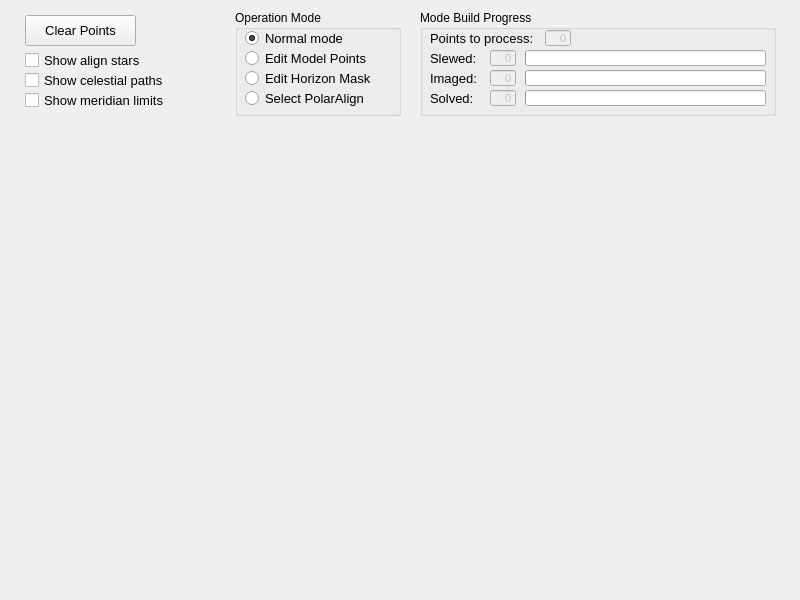
<?xml version="1.0" encoding="UTF-8"?>
<ui version="4.0">
 <class>HemisphereDialog</class>
 <widget class="QWidget" name="HemisphereDialog">
  <property name="geometry">
   <rect>
    <x>0</x>
    <y>0</y>
    <width>800</width>
    <height>600</height>
   </rect>
  </property>
  <property name="sizePolicy">
   <sizepolicy hsizetype="Expanding" vsizetype="Expanding">
    <horstretch>0</horstretch>
    <verstretch>0</verstretch>
   </sizepolicy>
  </property>
  <property name="minimumSize">
   <size>
    <width>800</width>
    <height>400</height>
   </size>
  </property>
  <property name="maximumSize">
   <size>
    <width>1600</width>
    <height>1600</height>
   </size>
  </property>
  <property name="font">
   <font>
    <family>Arial</family>
   </font>
  </property>
  <property name="windowTitle">
   <string>Hemisphere</string>
  </property>
  <widget class="QWidget" name="hemisphere" native="true">
   <property name="enabled">
    <bool>true</bool>
   </property>
   <property name="geometry">
    <rect>
     <x>5</x>
     <y>140</y>
     <width>791</width>
     <height>456</height>
    </rect>
   </property>
   <property name="sizePolicy">
    <sizepolicy hsizetype="Preferred" vsizetype="Preferred">
     <horstretch>0</horstretch>
     <verstretch>0</verstretch>
    </sizepolicy>
   </property>
   <property name="sizeIncrement">
    <size>
     <width>0</width>
     <height>10</height>
    </size>
   </property>
   <property name="autoFillBackground">
    <bool>true</bool>
   </property>
   <property name="styleSheet">
    <string notr="true"/>
   </property>
  </widget>
  <widget class="QPushButton" name="btn_deletePoints">
   <property name="geometry">
    <rect>
     <x>25</x>
     <y>15</y>
     <width>111</width>
     <height>31</height>
    </rect>
   </property>
   <property name="font">
    <font>
     <pointsize>10</pointsize>
    </font>
   </property>
   <property name="toolTip">
    <string>&lt;html&gt;&lt;head/&gt;&lt;body&gt;&lt;p&gt;Delete all points on coordinate window including Base / Model&lt;/p&gt;&lt;/body&gt;&lt;/html&gt;</string>
   </property>
   <property name="text">
    <string>Clear Points</string>
   </property>
  </widget>
  <widget class="QGroupBox" name="groupBox_2">
   <property name="geometry">
    <rect>
     <x>235</x>
     <y>10</y>
     <width>166</width>
     <height>106</height>
    </rect>
   </property>
   <property name="title">
    <string>Operation Mode</string>
   </property>
   <widget class="QRadioButton" name="checkEditNone">
    <property name="geometry">
     <rect>
      <x>10</x>
      <y>20</y>
      <width>111</width>
      <height>16</height>
     </rect>
    </property>
    <property name="font">
     <font>
      <pointsize>10</pointsize>
     </font>
    </property>
    <property name="text">
     <string>Normal mode</string>
    </property>
    <property name="checked">
     <bool>true</bool>
    </property>
   </widget>
   <widget class="QRadioButton" name="checkEditModelPoints">
    <property name="geometry">
     <rect>
      <x>10</x>
      <y>40</y>
      <width>146</width>
      <height>16</height>
     </rect>
    </property>
    <property name="font">
     <font>
      <pointsize>10</pointsize>
     </font>
    </property>
    <property name="text">
     <string>Edit Model Points</string>
    </property>
   </widget>
   <widget class="QRadioButton" name="checkEditHorizonMask">
    <property name="geometry">
     <rect>
      <x>10</x>
      <y>60</y>
      <width>141</width>
      <height>16</height>
     </rect>
    </property>
    <property name="font">
     <font>
      <pointsize>10</pointsize>
     </font>
    </property>
    <property name="text">
     <string>Edit Horizon Mask</string>
    </property>
   </widget>
   <widget class="QRadioButton" name="checkPolarAlignment">
    <property name="enabled">
     <bool>true</bool>
    </property>
    <property name="geometry">
     <rect>
      <x>10</x>
      <y>80</y>
      <width>136</width>
      <height>16</height>
     </rect>
    </property>
    <property name="font">
     <font>
      <pointsize>10</pointsize>
     </font>
    </property>
    <property name="text">
     <string>Select PolarAlign</string>
    </property>
   </widget>
  </widget>
  <widget class="QCheckBox" name="checkShowAlignmentStars">
   <property name="geometry">
    <rect>
     <x>25</x>
     <y>50</y>
     <width>131</width>
     <height>21</height>
    </rect>
   </property>
   <property name="font">
    <font>
     <pointsize>10</pointsize>
    </font>
   </property>
   <property name="text">
    <string>Show align stars</string>
   </property>
  </widget>
  <widget class="QGroupBox" name="groupBox">
   <property name="geometry">
    <rect>
     <x>420</x>
     <y>10</y>
     <width>356</width>
     <height>106</height>
    </rect>
   </property>
   <property name="title">
    <string>Mode Build Progress</string>
   </property>
   <widget class="QLabel" name="label_100">
    <property name="geometry">
     <rect>
      <x>10</x>
      <y>40</y>
      <width>66</width>
      <height>16</height>
     </rect>
    </property>
    <property name="font">
     <font>
      <family>Arial</family>
      <pointsize>10</pointsize>
      <weight>50</weight>
      <bold>false</bold>
     </font>
    </property>
    <property name="text">
     <string>Slewed:</string>
    </property>
   </widget>
   <widget class="QLineEdit" name="le_numberPointsImaged">
    <property name="enabled">
     <bool>false</bool>
    </property>
    <property name="geometry">
     <rect>
      <x>70</x>
      <y>60</y>
      <width>26</width>
      <height>16</height>
     </rect>
    </property>
    <property name="font">
     <font>
      <family>Arial</family>
      <pointsize>8</pointsize>
      <weight>50</weight>
      <bold>false</bold>
     </font>
    </property>
    <property name="mouseTracking">
     <bool>false</bool>
    </property>
    <property name="focusPolicy">
     <enum>Qt::NoFocus</enum>
    </property>
    <property name="acceptDrops">
     <bool>false</bool>
    </property>
    <property name="toolTip">
     <string>&lt;html&gt;&lt;head/&gt;&lt;body&gt;&lt;p&gt;&lt;span style=&quot; font-size:10pt;&quot;&gt;Progress in modeling.&lt;/span&gt;&lt;/p&gt;&lt;/body&gt;&lt;/html&gt;</string>
    </property>
    <property name="layoutDirection">
     <enum>Qt::RightToLeft</enum>
    </property>
    <property name="text">
     <string>0</string>
    </property>
    <property name="alignment">
     <set>Qt::AlignRight|Qt::AlignTrailing|Qt::AlignVCenter</set>
    </property>
    <property name="readOnly">
     <bool>true</bool>
    </property>
   </widget>
   <widget class="QLabel" name="label_77">
    <property name="geometry">
     <rect>
      <x>10</x>
      <y>60</y>
      <width>66</width>
      <height>16</height>
     </rect>
    </property>
    <property name="font">
     <font>
      <family>Arial</family>
      <pointsize>10</pointsize>
      <weight>50</weight>
      <bold>false</bold>
     </font>
    </property>
    <property name="text">
     <string>Imaged:</string>
    </property>
   </widget>
   <widget class="QProgressBar" name="bar_numberPointsImaged">
    <property name="geometry">
     <rect>
      <x>105</x>
      <y>60</y>
      <width>241</width>
      <height>16</height>
     </rect>
    </property>
    <property name="maximum">
     <number>1000</number>
    </property>
    <property name="value">
     <number>1</number>
    </property>
    <property name="textVisible">
     <bool>false</bool>
    </property>
   </widget>
   <widget class="QProgressBar" name="bar_numberPointsSlewed">
    <property name="geometry">
     <rect>
      <x>105</x>
      <y>40</y>
      <width>241</width>
      <height>16</height>
     </rect>
    </property>
    <property name="minimum">
     <number>0</number>
    </property>
    <property name="maximum">
     <number>1000</number>
    </property>
    <property name="value">
     <number>0</number>
    </property>
    <property name="textVisible">
     <bool>false</bool>
    </property>
    <property name="orientation">
     <enum>Qt::Horizontal</enum>
    </property>
    <property name="invertedAppearance">
     <bool>false</bool>
    </property>
    <property name="textDirection">
     <enum>QProgressBar::BottomToTop</enum>
    </property>
    <property name="format">
     <string>%p%</string>
    </property>
   </widget>
   <widget class="QLineEdit" name="le_numberPointsSlewed">
    <property name="enabled">
     <bool>false</bool>
    </property>
    <property name="geometry">
     <rect>
      <x>70</x>
      <y>40</y>
      <width>26</width>
      <height>16</height>
     </rect>
    </property>
    <property name="font">
     <font>
      <family>Arial</family>
      <pointsize>8</pointsize>
      <weight>50</weight>
      <bold>false</bold>
     </font>
    </property>
    <property name="mouseTracking">
     <bool>false</bool>
    </property>
    <property name="focusPolicy">
     <enum>Qt::NoFocus</enum>
    </property>
    <property name="acceptDrops">
     <bool>false</bool>
    </property>
    <property name="toolTip">
     <string>&lt;html&gt;&lt;head/&gt;&lt;body&gt;&lt;p&gt;&lt;span style=&quot; font-size:10pt;&quot;&gt;Progress in modeling.&lt;/span&gt;&lt;/p&gt;&lt;/body&gt;&lt;/html&gt;</string>
    </property>
    <property name="layoutDirection">
     <enum>Qt::RightToLeft</enum>
    </property>
    <property name="text">
     <string>0</string>
    </property>
    <property name="alignment">
     <set>Qt::AlignRight|Qt::AlignTrailing|Qt::AlignVCenter</set>
    </property>
    <property name="readOnly">
     <bool>true</bool>
    </property>
   </widget>
   <widget class="QLineEdit" name="le_numberPointsSolved">
    <property name="enabled">
     <bool>false</bool>
    </property>
    <property name="geometry">
     <rect>
      <x>70</x>
      <y>80</y>
      <width>26</width>
      <height>16</height>
     </rect>
    </property>
    <property name="font">
     <font>
      <family>Arial</family>
      <pointsize>8</pointsize>
      <weight>50</weight>
      <bold>false</bold>
     </font>
    </property>
    <property name="mouseTracking">
     <bool>false</bool>
    </property>
    <property name="focusPolicy">
     <enum>Qt::NoFocus</enum>
    </property>
    <property name="acceptDrops">
     <bool>false</bool>
    </property>
    <property name="toolTip">
     <string>&lt;html&gt;&lt;head/&gt;&lt;body&gt;&lt;p&gt;&lt;span style=&quot; font-size:10pt;&quot;&gt;Progress in modeling.&lt;/span&gt;&lt;/p&gt;&lt;/body&gt;&lt;/html&gt;</string>
    </property>
    <property name="layoutDirection">
     <enum>Qt::RightToLeft</enum>
    </property>
    <property name="text">
     <string>0</string>
    </property>
    <property name="alignment">
     <set>Qt::AlignRight|Qt::AlignTrailing|Qt::AlignVCenter</set>
    </property>
    <property name="readOnly">
     <bool>true</bool>
    </property>
   </widget>
   <widget class="QProgressBar" name="bar_numberPointsSolved">
    <property name="geometry">
     <rect>
      <x>105</x>
      <y>80</y>
      <width>241</width>
      <height>16</height>
     </rect>
    </property>
    <property name="maximum">
     <number>1000</number>
    </property>
    <property name="value">
     <number>1</number>
    </property>
    <property name="textVisible">
     <bool>false</bool>
    </property>
   </widget>
   <widget class="QLabel" name="label_28">
    <property name="geometry">
     <rect>
      <x>10</x>
      <y>80</y>
      <width>66</width>
      <height>16</height>
     </rect>
    </property>
    <property name="font">
     <font>
      <pointsize>10</pointsize>
     </font>
    </property>
    <property name="text">
     <string>Solved:</string>
    </property>
   </widget>
   <widget class="QLineEdit" name="le_numberPointsToProcess">
    <property name="enabled">
     <bool>false</bool>
    </property>
    <property name="geometry">
     <rect>
      <x>125</x>
      <y>20</y>
      <width>26</width>
      <height>16</height>
     </rect>
    </property>
    <property name="font">
     <font>
      <family>Arial</family>
      <pointsize>8</pointsize>
      <weight>50</weight>
      <bold>false</bold>
     </font>
    </property>
    <property name="mouseTracking">
     <bool>false</bool>
    </property>
    <property name="focusPolicy">
     <enum>Qt::NoFocus</enum>
    </property>
    <property name="acceptDrops">
     <bool>false</bool>
    </property>
    <property name="toolTip">
     <string>&lt;html&gt;&lt;head/&gt;&lt;body&gt;&lt;p&gt;&lt;span style=&quot; font-size:10pt;&quot;&gt;Progress in modeling.&lt;/span&gt;&lt;/p&gt;&lt;/body&gt;&lt;/html&gt;</string>
    </property>
    <property name="layoutDirection">
     <enum>Qt::RightToLeft</enum>
    </property>
    <property name="text">
     <string>0</string>
    </property>
    <property name="alignment">
     <set>Qt::AlignRight|Qt::AlignTrailing|Qt::AlignVCenter</set>
    </property>
    <property name="readOnly">
     <bool>true</bool>
    </property>
   </widget>
   <widget class="QLabel" name="label_29">
    <property name="geometry">
     <rect>
      <x>10</x>
      <y>20</y>
      <width>121</width>
      <height>16</height>
     </rect>
    </property>
    <property name="font">
     <font>
      <pointsize>10</pointsize>
     </font>
    </property>
    <property name="text">
     <string>Points to process:</string>
    </property>
   </widget>
  </widget>
  <widget class="QCheckBox" name="checkShowCelestial">
   <property name="geometry">
    <rect>
     <x>25</x>
     <y>70</y>
     <width>156</width>
     <height>21</height>
    </rect>
   </property>
   <property name="font">
    <font>
     <pointsize>10</pointsize>
    </font>
   </property>
   <property name="text">
    <string>Show celestial paths</string>
   </property>
  </widget>
  <widget class="QCheckBox" name="checkShowMeridian">
   <property name="geometry">
    <rect>
     <x>25</x>
     <y>90</y>
     <width>156</width>
     <height>21</height>
    </rect>
   </property>
   <property name="font">
    <font>
     <pointsize>10</pointsize>
    </font>
   </property>
   <property name="text">
    <string>Show meridian limits</string>
   </property>
  </widget>
  <widget class="QWidget" name="hemisphereS" native="true">
   <property name="enabled">
    <bool>true</bool>
   </property>
   <property name="geometry">
    <rect>
     <x>5</x>
     <y>140</y>
     <width>791</width>
     <height>456</height>
    </rect>
   </property>
   <property name="sizePolicy">
    <sizepolicy hsizetype="Preferred" vsizetype="Preferred">
     <horstretch>0</horstretch>
     <verstretch>0</verstretch>
    </sizepolicy>
   </property>
   <property name="autoFillBackground">
    <bool>false</bool>
   </property>
   <property name="styleSheet">
    <string notr="true"/>
   </property>
  </widget>
  <widget class="QWidget" name="hemisphereM" native="true">
   <property name="enabled">
    <bool>true</bool>
   </property>
   <property name="geometry">
    <rect>
     <x>5</x>
     <y>140</y>
     <width>791</width>
     <height>456</height>
    </rect>
   </property>
   <property name="sizePolicy">
    <sizepolicy hsizetype="Preferred" vsizetype="Preferred">
     <horstretch>0</horstretch>
     <verstretch>0</verstretch>
    </sizepolicy>
   </property>
   <property name="autoFillBackground">
    <bool>false</bool>
   </property>
   <property name="styleSheet">
    <string notr="true"/>
   </property>
  </widget>
  <zorder>btn_deletePoints</zorder>
  <zorder>groupBox_2</zorder>
  <zorder>hemisphere</zorder>
  <zorder>checkShowAlignmentStars</zorder>
  <zorder>groupBox</zorder>
  <zorder>checkShowCelestial</zorder>
  <zorder>checkShowMeridian</zorder>
  <zorder>hemisphereS</zorder>
  <zorder>hemisphereM</zorder>
 </widget>
 <resources/>
 <connections/>
 <designerdata>
  <property name="gridDeltaX">
   <number>5</number>
  </property>
  <property name="gridDeltaY">
   <number>5</number>
  </property>
  <property name="gridSnapX">
   <bool>true</bool>
  </property>
  <property name="gridSnapY">
   <bool>true</bool>
  </property>
  <property name="gridVisible">
   <bool>true</bool>
  </property>
 </designerdata>
</ui>
